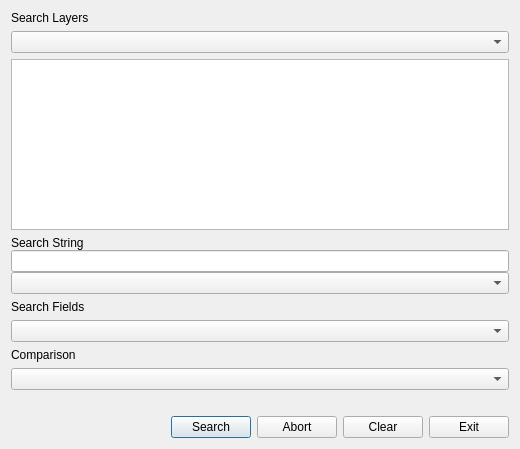
<?xml version="1.0" encoding="UTF-8"?>
<ui version="4.0">
 <class>LayerSearchDialog</class>
 <widget class="QDialog" name="LayerSearchDialog">
  <property name="geometry">
   <rect>
    <x>0</x>
    <y>0</y>
    <width>520</width>
    <height>449</height>
   </rect>
  </property>
  <property name="windowTitle">
   <string>Search Layers</string>
  </property>
  <layout class="QVBoxLayout" name="verticalLayout">
   <item>
    <widget class="QLabel" name="label_2">
     <property name="text">
      <string>Search Layers</string>
     </property>
    </widget>
   </item>
   <item>
    <widget class="QComboBox" name="layerListComboBox"/>
   </item>
   <item>
    <widget class="QTableWidget" name="resultsTable"/>
   </item>
   <item>
    <layout class="QHBoxLayout" name="horizontalLayout">
     <item>
      <layout class="QVBoxLayout" name="verticalLayout_2">
       <item>
        <layout class="QFormLayout" name="formLayout">
         <property name="fieldGrowthPolicy">
          <enum>QFormLayout::AllNonFixedFieldsGrow</enum>
         </property>
         <property name="verticalSpacing">
          <number>0</number>
         </property>
         <item row="0" column="0">
          <widget class="QLabel" name="label">
           <property name="text">
            <string>Search String</string>
           </property>
          </widget>
         </item>
         <item row="1" column="0" colspan="2">
          <widget class="QLineEdit" name="findStringEdit">
           <property name="layoutDirection">
            <enum>Qt::LeftToRight</enum>
           </property>
          </widget>
         </item>
         <item row="2" column="0" colspan="2">
          <widget class="QComboBox" name="autocompleteComboBox">
           <property name="enabled">
            <bool>true</bool>
           </property>
          </widget>
         </item>
        </layout>
       </item>
      </layout>
     </item>
    </layout>
   </item>
   <item>
    <widget class="QLabel" name="label_3">
     <property name="text">
      <string>Search Fields</string>
     </property>
    </widget>
   </item>
   <item>
    <widget class="QComboBox" name="searchFieldComboBox"/>
   </item>
   <item>
    <widget class="QLabel" name="label_5">
     <property name="text">
      <string>Comparison</string>
     </property>
    </widget>
   </item>
   <item>
    <widget class="QComboBox" name="comparisonComboBox"/>
   </item>
   <item>
    <widget class="QLabel" name="resultsLabel">
     <property name="text">
      <string/>
     </property>
    </widget>
   </item>
   <item>
    <layout class="QHBoxLayout" name="horizontalLayout_2">
     <item>
      <spacer name="horizontalSpacer">
       <property name="orientation">
        <enum>Qt::Horizontal</enum>
       </property>
       <property name="sizeHint" stdset="0">
        <size>
         <width>40</width>
         <height>20</height>
        </size>
       </property>
      </spacer>
     </item>
     <item>
      <widget class="QPushButton" name="searchButton">
       <property name="text">
        <string>Search</string>
       </property>
      </widget>
     </item>
     <item>
      <widget class="QPushButton" name="stopButton">
       <property name="text">
        <string>Abort</string>
       </property>
      </widget>
     </item>
     <item>
      <widget class="QPushButton" name="clearButton">
       <property name="text">
        <string>Clear</string>
       </property>
      </widget>
     </item>
     <item>
      <widget class="QPushButton" name="doneButton">
       <property name="text">
        <string>Exit</string>
       </property>
      </widget>
     </item>
    </layout>
   </item>
  </layout>
 </widget>
 <resources/>
 <connections/>
</ui>
